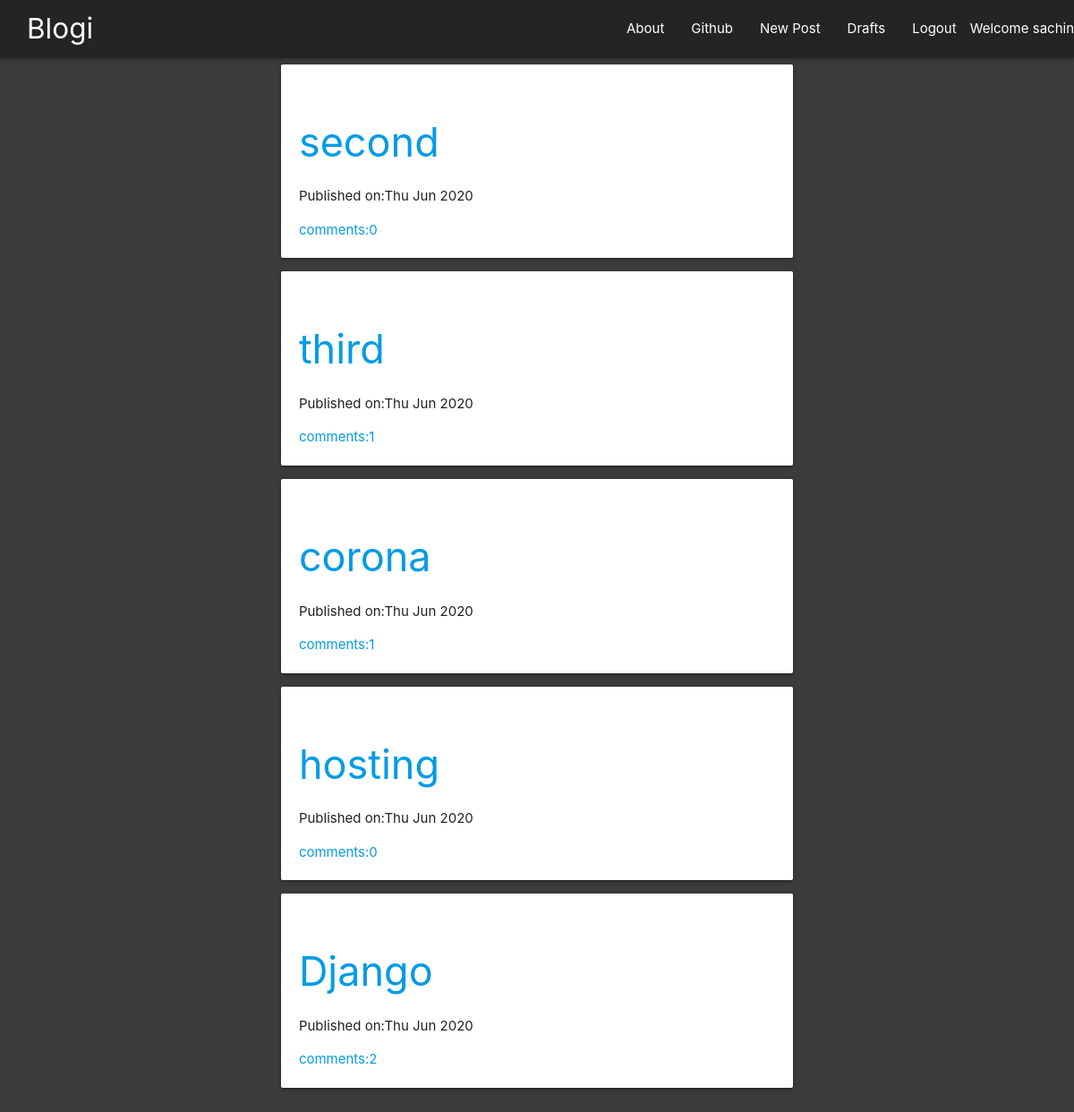
The app's page /draft/ (signed in) with its own data.
### blog/models.py (models this page shows, shortened)
class post(models.Model):
    author = models.ForeignKey('auth.user',default=1,on_delete=models.CASCADE)
    title=models.CharField(max_length=200)
    text=models.TextField()
    create_date=models.DateTimeField(default=timezone.now)
    published_date=models.DateTimeField(blank=True,null=True)
    def approve_comments(self):
        return self.comments.filter(approved_comment=True)

### blog/views.py (the view, shortened to what this page needs)
# urls.py: url(r'^draft/$',views.draft_list_view.as_view(),name='post_draft_list'),
class draft_list_view(LoginRequiredMixin,ListView):
    login_url='/login/'
    redirect_field_name='blog/post_list.html'
    model=post

### blog/templates/blog/post_list.html
{% extends 'blog/base.html' %}
{% block content %}
<div class="container">
{% for post in post_list %}
<div class="card" id='listcard'>
<h1><a href="{% url 'post_detail' pk=post.pk %}">{{post.title}}</a></h1>
<div class="">
    <p>Published on:{{post.published_date|date:"D M Y"}}</p>
</div>
<a href="{% url 'post_detail' pk=post.pk %}">comments:{{ post.approve_comments.count }}</a>
</div>
{% endfor %}
</div>
{% endblock %}

### blog/templates/blog/base.html (shortened to what this page needs)
<!DOCTYPE html>
{% load static %}
<html lang="en">
<head>
    <link rel="stylesheet" href="https://cdnjs.cloudflare.com/ajax/libs/materialize/1.0.0/css/materialize.min.css">
    <link rel="stylesheet" href="//cdn.jsdelivr.net/npm/medium-editor@latest/dist/css/medium-editor.min.css" type="text/css" media="screen" charset="utf-8">
    <link rel="stylesheet" href="{% static 'blog/css/blog.css' %}">
</head>
<body >
    <div class="navbar-fixed" >
      <nav >
    <div class="nav-wrapper " id="navigation">
      <a href="{% url 'post_list' %}" class="brand-logo " id='blogi' >Blogi</a>
      <ul class="right hide-on-med-and-down" >
          {% if user.is_authenticated %}
          <li><a href="{% url 'post_new' %}">New Post</a></li>
          <li><a href="{% url 'post_draft_list' %}">Drafts</a></li>
          <li><a href="{% url 'logout' %}">Logout</a></li>
          <li>Welcome {{user.username}}   </li>
          {% else %}
          <li><a href="{% url 'login' %}">Login</a></li>
          {% endif %}
      </ul>
      <ul id="" class="right hide-on-med-and-down">
        <li><a href="{% url 'about' %}">About</a></li>
        <li><a href="https://github.com/">Github</a></li>
      </ul>
    </div>
  </nav>
  </div>
<div class="content container">
    <div class="row">
    <div class="col l12 m8 s12">
        {% block content %}
        {% endblock %}
    </div>
</div>
</body>
</html>

### blog/static/blog/css/blog.css (style rules this page uses)
body { background-color:#3b3b3b; }
#navigation { background-color:rgb(37, 36, 36); }
#blogi { margin-left: 30px; }
#listcard { padding:20px; }
#listcard h1 { font-size: 3rem; }

### records on screen
post: title "second", published_date "Thu Jun 2020", approve_comments.count "0"
post: title "third", published_date "Thu Jun 2020", approve_comments.count "1"
post: title "corona", published_date "Thu Jun 2020", approve_comments.count "1"
post: title "hosting", published_date "Thu Jun 2020", approve_comments.count "0"
post: title "Django", published_date "Thu Jun 2020", approve_comments.count "2"

### other values on screen
{{ user.username }} "sachin"
